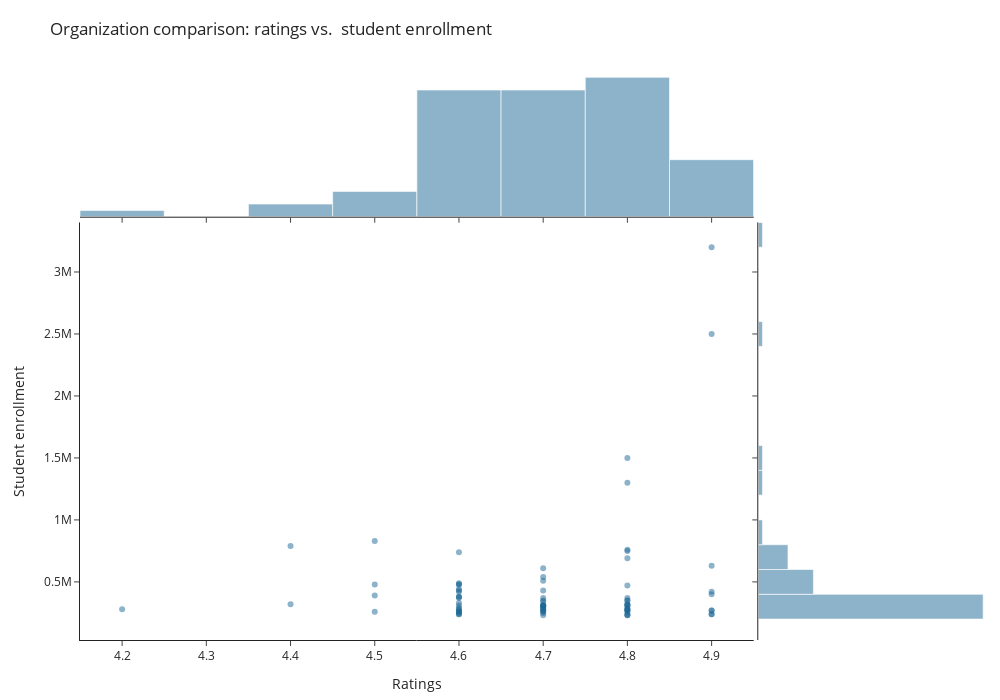

Write notebook code for a chart like this one.
### Markdown cell above
It's visible most programs have bellow 50,000 students enrolled. Also, their ratings vary but most are between 4.6 and 4.8. In that range, most programs are with lower number of students. There are a couple with higher numbers, but not many. 

When calculating Pearson correlation for it, it's also very weak positive one of 0.02. 

Since on scale from 1 to 5 most offerings are already rated very positively, above 4, it's seems reasonable that small changes to programs score do not have a big effect.

**What about outliers?**

### Code cell
fig = px.scatter(
    outliers_enrollment, 
    x = "course_rating", 
    y = "course_students_enrolled", 
    marginal_x="histogram", 
    marginal_y="histogram", 
    template="simple_white",
    height=700,
    width=1000,
    custom_data = "course_organization",
    color_discrete_sequence = [px.colors.qualitative.Prism[1]],
    title="Organization comparison: ratings vs.  student enrollment",
    labels={
        "course_rating": "Ratings",
        "course_students_enrolled": "Student enrollment"
    }
)

fig.update_layout(
    hoverlabel=dict(
        bgcolor="white",
        bordercolor = "white",
        font=dict(
            color="#494a5e"
        )
    ),
    margin=dict(r = 5, t = 70, b = 60),
    )


fig.update_traces(
    marker=dict(color="#1D6996", opacity=0.5),
    selector=dict(type="scatter"),
    hovertemplate=
    "Organization: <b>%{customdata[0]}</b><br>" +
    "Rating: %{x}<br>" + 
    "Students enrolment: %{y:,.0f}" 
)

fig.show()

### Figure 1 — Plotly figure (JSON) as saved in the notebook; plotly's stock layout.template omitted (floating-point values rounded to 4 significant figures)
{"data": [{"customdata": [["Ibm"], ["Ibm"], ["Yale University"], ["University Of Michigan"], ["Google"], ["Deeplearning.Ai"], ["Stanford University"], ["University Of Pennsylvania"], ["Google Cloud"], ["Google Cloud"], ["Macquarie University"], ["Johns Hopkins University"], ["Yale University"], ["Johns Hopkins University"], ["University Of Pennsylvania"], ["University Of Pennsylvania"], ["Google Cloud"], ["Google Cloud"], ["Google Cloud"], ["University Of Michigan"], ["University Of Illinois At Urbana-Champaign"], ["Yale University"], ["University Of California, Irvine"], ["University Of California, Irvine"], ["Georgia Institute Of Technology"], ["Duke University"], ["University Of Michigan"], ["Google"], ["University Of Michigan"], ["University Of California, Irvine"], ["Duke University"], ["University Of Michigan"], ["Deeplearning.Ai"], ["Universitat Autònoma De Barcelona"], ["Deeplearning.Ai"], ["University Of California, Irvine"], ["Stanford University"], ["Duke University"], ["University Of Amsterdam"], ["Ibm"], ["University Of Virginia"], ["The Museum Of Modern Art"], ["Pontificia Universidad Católica De Chile"], ["University Of Michigan"], ["Yonsei University"], ["Berklee College Of Music"], ["Deeplearning.Ai"], ["Stanford University"], ["University Of California, Irvine"], ["Ibm"], ["Sas"], ["California Institute Of The Arts"], ["University Of Pennsylvania"], ["University Of Washington"], ["University Of Michigan"], ["University Of Michigan"], ["Deeplearning.Ai"], ["Georgia Institute Of Technology"], ["University Of Pennsylvania"], ["The University Of Edinburgh"], ["Johns Hopkins University"], ["University Of California San Diego"], ["Duke University"], ["University Of Pennsylvania"], ["Vanderbilt University"], ["University Of Illinois At Urbana-Champaign"], ["Johns Hopkins University"], ["Johns Hopkins University"], ["Georgia Institute Of Technology"], ["Stanford University"], ["Duke University"], ["University Of California, Irvine"], ["Mcmaster University"], ["Ludwig-Maximilians-Universität München (Lmu)"], ["Duke University"], ["Universidad Nacional Autónoma De México"], ["Indian School Of Business"], ["University Of Washington"]], "hovertemplate": "Organization: <b>%{customdata[0]}</b><br>Rating: %{x}<br>Students enrolment: %{y:,.0f}", "legendgroup": "", "marker": {"color": "#1D6996", "opacity": 0.5, "symbol": "circle"}, "mode": "markers", "name": "", "orientation": "v", "showlegend": false, "type": "scatter", "x": [4.6, 4.6, 4.9, 4.8, 4.8, 4.8, 4.9, 4.7, 4.7, 4.7, 4.9, 4.5, 4.8, 4.6, 4.5, 4.6, 4.7, 4.7, 4.7, 4.5, 4.6, 4.9, 4.7, 4.6, 4.7, 4.6, 4.8, 4.8, 4.7, 4.4, 4.6, 4.8, 4.8, 4.8, 4.9, 4.7, 4.7, 4.6, 4.6, 4.7, 4.6, 4.7, 4.7, 4.9, 4.9, 4.8, 4.9, 4.6, 4.6, 4.4, 4.8, 4.8, 4.8, 4.6, 4.5, 4.8, 4.9, 4.7, 4.8, 4.6, 4.6, 4.7, 4.7, 4.8, 4.8, 4.7, 4.6, 4.8, 4.6, 4.8, 4.6, 4.7, 4.8, 4.7, 4.2, 4.8, 4.8, 4.6], "xaxis": "x", "y": [480000, 310000, 2500000, 1500000, 350000, 690000, 3200000, 510000, 310000, 310000, 240000, 830000, 470000, 740000, 260000, 280000, 300000, 300000, 290000, 480000, 380000, 270000, 230000, 440000, 610000, 490000, 750000, 280000, 280000, 790000, 380000, 1300000, 350000, 280000, 630000, 540000, 370000, 330000, 260000, 260000, 240000, 310000, 340000, 420000, 400000, 320000, 270000, 260000, 270000, 320000, 370000, 290000, 760000, 290000, 390000, 310000, 240000, 270000, 230000, 370000, 420000, 250000, 270000, 260000, 270000, 310000, 480000, 240000, 430000, 270000, 250000, 430000, 230000, 350000, 280000, 310000, 320000, 240000], "yaxis": "y"}, {"alignmentgroup": "True", "bingroup": "x", "hovertemplate": "Ratings=%{x}<br>count=%{y}<extra></extra>", "legendgroup": "", "marker": {"color": "rgb(29, 105, 150)"}, "name": "", "offsetgroup": "", "opacity": 0.5, "showlegend": false, "type": "histogram", "x": [4.6, 4.6, 4.9, 4.8, 4.8, 4.8, 4.9, 4.7, 4.7, 4.7, 4.9, 4.5, 4.8, 4.6, 4.5, 4.6, 4.7, 4.7, 4.7, 4.5, 4.6, 4.9, 4.7, 4.6, 4.7, 4.6, 4.8, 4.8, 4.7, 4.4, 4.6, 4.8, 4.8, 4.8, 4.9, 4.7, 4.7, 4.6, 4.6, 4.7, 4.6, 4.7, 4.7, 4.9, 4.9, 4.8, 4.9, 4.6, 4.6, 4.4, 4.8, 4.8, 4.8, 4.6, 4.5, 4.8, 4.9, 4.7, 4.8, 4.6, 4.6, 4.7, 4.7, 4.8, 4.8, 4.7, 4.6, 4.8, 4.6, 4.8, 4.6, 4.7, 4.8, 4.7, 4.2, 4.8, 4.8, 4.6], "xaxis": "x3", "yaxis": "y3"}, {"alignmentgroup": "True", "bingroup": "y", "hovertemplate": "Student enrollment=%{y}<br>count=%{x}<extra></extra>", "legendgroup": "", "marker": {"color": "rgb(29, 105, 150)"}, "name": "", "offsetgroup": "", "opacity": 0.5, "showlegend": false, "type": "histogram", "xaxis": "x2", "y": [480000, 310000, 2500000, 1500000, 350000, 690000, 3200000, 510000, 310000, 310000, 240000, 830000, 470000, 740000, 260000, 280000, 300000, 300000, 290000, 480000, 380000, 270000, 230000, 440000, 610000, 490000, 750000, 280000, 280000, 790000, 380000, 1300000, 350000, 280000, 630000, 540000, 370000, 330000, 260000, 260000, 240000, 310000, 340000, 420000, 400000, 320000, 270000, 260000, 270000, 320000, 370000, 290000, 760000, 290000, 390000, 310000, 240000, 270000, 230000, 370000, 420000, 250000, 270000, 260000, 270000, 310000, 480000, 240000, 430000, 270000, 250000, 430000, 230000, 350000, 280000, 310000, 320000, 240000], "yaxis": "y2"}], "layout": {"barmode": "overlay", "height": 700, "hoverlabel": {"bgcolor": "white", "bordercolor": "white", "font": {"color": "#494a5e"}}, "legend": {"tracegroupgap": 0}, "margin": {"b": 60, "r": 5, "t": 70}, "title": {"text": "Organization comparison: ratings vs.  student enrollment"}, "width": 1000, "xaxis": {"anchor": "y", "domain": [0, 0.7363], "title": {"text": "Ratings"}}, "xaxis2": {"anchor": "y2", "domain": [0.7413, 1], "matches": "x2", "showline": false, "showticklabels": false, "ticks": ""}, "xaxis3": {"anchor": "y3", "domain": [0, 0.7363], "matches": "x", "showticklabels": false}, "xaxis4": {"anchor": "y4", "domain": [0.7413, 1], "matches": "x2", "showline": false, "showticklabels": false, "ticks": ""}, "yaxis": {"anchor": "x", "domain": [0, 0.7326], "title": {"text": "Student enrollment"}}, "yaxis2": {"anchor": "x2", "domain": [0, 0.7326], "matches": "y", "showticklabels": false}, "yaxis3": {"anchor": "x3", "domain": [0.7426, 1], "matches": "y3", "showline": false, "showticklabels": false, "ticks": ""}, "yaxis4": {"anchor": "x4", "domain": [0.7426, 1], "matches": "y3", "showline": false, "showticklabels": false, "ticks": ""}}}
